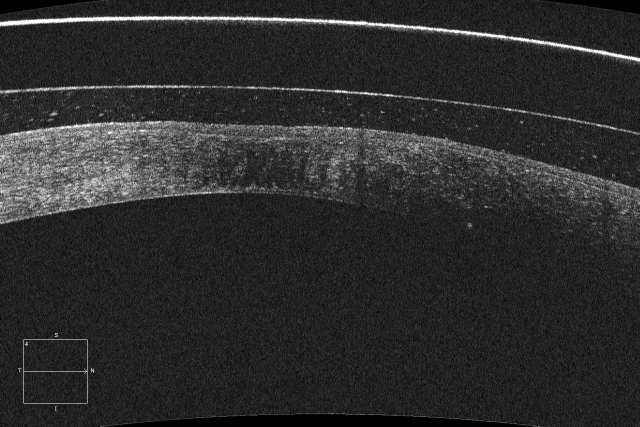
#> input picture original_images/pac_10_2.jpeg, 1280 x 853 px (shown at 1/2 size)
$ python -i preprocess.py   (imports and definitions only)   (older library calls are emulated)
#> lines starting #> are read from the running program, lines starting #| are printed output that depends on the picture; after the words box and inside, x2 and y2 are one past the last pixel; in counts of white or black regions, pixels touching at a corner belong together
import cv2
import numpy as np
import matplotlib.pyplot as plt

RECTANGLE_POS = dict(big= [(20, 650), 180],  medium  = [(20, 600), 160], small = [(20, 470), 140])

BIG_SHAPE = (853, 1280)
MEDIUM_SHAPE = (786, 1180)
SMALL_SHAPE = (625, 938)

BIG_TYPE = "big"
MEDIUM_TYPE = "medium"
SMALL_TYPE = "small"

class PreproccessClass(object):

    img = None

    def __init__(self, img):
        self.img = img

    def _rotate_bound(self, filter_image, angle):
        # grab the dimensions of the image and then determine the
        # center
        (h, w) = filter_image.shape[:2]
        (cX, cY) = (w // 2, h // 2)

        # grab the rotation matrix (applying the negative of the
        # angle to rotate clockwise), then grab the sine and cosine
        # (i.e., the rotation components of the matrix)
        M = cv2.getRotationMatrix2D((cX, cY), -angle, 1.0)
        cos = np.abs(M[0, 0])
        sin = np.abs(M[0, 1])

        # compute the new bounding dimensions of the image
        nW = int((h * sin) + (w * cos))
        nH = int((h * cos) + (w * sin))

        # adjust the rotation matrix to take into account translation
        M[0, 2] += (nW / 2) - cX
        M[1, 2] += (nH / 2) - cY

        # perform the actual rotation and return the image
        return cv2.warpAffine(filter_image, M, (nW, nH)), M

    def _get_image_type(self, shape):
        if ((shape[0], shape[1]) == BIG_SHAPE):
            return BIG_TYPE
        elif ((shape[0], shape[1]) == MEDIUM_SHAPE):
            return MEDIUM_TYPE
        elif ((shape[0], shape[1]) == SMALL_SHAPE):
            return SMALL_TYPE
        else:
            return -1

    def _pre_get_masks(self, showMask=False):
        filter_img = cv2.GaussianBlur(self.img, (3, 3), 0)
        _, mask = cv2.threshold(filter_img, 5, 255, cv2.THRESH_BINARY)
        mask = cv2.cvtColor(mask, cv2.COLOR_BGR2GRAY)
        kernel = np.ones((9, 9), np.uint8)
        open_img = cv2.morphologyEx(mask, cv2.MORPH_OPEN, kernel)
        kernel = np.ones((11, 11), np.uint8)
        dilated_img = cv2.morphologyEx(open_img, cv2.MORPH_ERODE, kernel)
        if showMask:
            cv2.imshow("Mask", dilated_img)
            cv2.waitKey()
        return dilated_img

    def _remove_UI(self):
        copy_img = self.img.copy()
        type = self._get_image_type(np.shape(self.img))
        if type != -1:
            initial_pos = RECTANGLE_POS[type][0]
            lenght = RECTANGLE_POS[type][1]
            kernel = np.ones((3, 3))
            open_img = cv2.morphologyEx(
                self.img[initial_pos[1]:initial_pos[1] + lenght, initial_pos[0]:initial_pos[0] + lenght], cv2.MORPH_OPEN,
                kernel)
            copy_img[initial_pos[1]:initial_pos[1] + lenght, initial_pos[0]:initial_pos[0] + lenght] = open_img
            return copy_img

    def _pre_median_bilateral(self, filter_image, bilateral_values, median_value):

        filter_img = cv2.medianBlur(filter_image, median_value)
        filter_img = cv2.bilateralFilter(filter_img, bilateral_values[0], bilateral_values[1], bilateral_values[2]);

        return filter_img

    def _hog_casero(self, blur_img, nbins=9, cell_size=(8, 8)):

        hist = np.zeros((nbins, 1))
        bin_size = int(360 / nbins)

        # Calculamos ángulo y magnitud
        gx = cv2.Sobel(blur_img, cv2.CV_32F, 1, 0, ksize=1)
        gy = cv2.Sobel(blur_img, cv2.CV_32F, 0, 1, ksize=1)
        mag, angle = cv2.cartToPolar(gx, gy, angleInDegrees=True)

        # Usar celdas -> más robusto a ruido y resultado más compacto

        for i in range(0, int(np.shape(mag)[0] / cell_size[0])):
            for j in range(0, int(np.shape(mag)[1] / cell_size[0])):
                # Calculamos ángulos y mangitudes medias para cada celda
                mean_mag = np.mean(mag[i * cell_size[0]:cell_size[0] * (i + 1), j * cell_size[1]:cell_size[1] * (
                j + 1)])  # Uso la media por lo que sigue sin ser robusto a ruido xd
                mean_angle = np.mean(
                    angle[i * cell_size[0]:cell_size[0] * (i + 1), j * cell_size[1]:cell_size[1] * (j + 1)])

                initial_pos = int(mean_angle / bin_size)
                weight = mean_angle / bin_size - initial_pos

                hist[initial_pos] += mean_mag * (1 - weight)
                if initial_pos < nbins - 1:
                    hist[initial_pos + 1] += mean_mag * weight
                else:
                    hist[0] += mean_mag * weight

        return hist, bin_size

    def _pre_rotate(self, filter_image, nbins=12, showRotation=False):

        blur_img = cv2.GaussianBlur(filter_image.copy(), ksize=(17, 17), sigmaX=100)

        hog, bin_size = self._hog_casero(blur_img, nbins=nbins)

        angle = bin_size * list(hog).index(max(hog))

        rotated_img, rotation_matrix = self._rotate_bound(filter_image, 90 - angle)

        if showRotation:
            plt.figure(1)
            plt.subplot(131)
            plt.imshow(self.img)
            plt.subplot(132)
            plt.axvline(x=90)
            plt.plot([v * bin_size for v in list(range(0, nbins))], hog)
            plt.subplot(133)
            plt.imshow(rotated_img)

            plt.show()

        return rotated_img, rotation_matrix

    def _pre_enhance_equalization(self,filter_img):

        img_yuv = cv2.cvtColor(filter_img, cv2.COLOR_BGR2YUV)

        # equalize the histogram of the Y channel
        img_yuv[:, :, 0] = cv2.equalizeHist(img_yuv[:, :, 0])

        # convert the YUV image back to RGB format
        return cv2.cvtColor(img_yuv, cv2.COLOR_YUV2BGR)

    def _pre_enhance_equalization_adaptative(self,filter_img):

        img_yuv = cv2.cvtColor(filter_img, cv2.COLOR_BGR2YUV)

        # equalize the histogram of the Y channel
        clahe = cv2.createCLAHE(clipLimit=2.0, tileGridSize=(8, 8))
        img_yuv[:, :, 0] = clahe.apply(img_yuv[:, :, 0])

        # convert the YUV image back to RGB format
        return cv2.cvtColor(img_yuv, cv2.COLOR_YUV2BGR)

    def _pre_enhance_top_hat(self,filter_img):

        img_yuv = cv2.cvtColor(filter_img, cv2.COLOR_BGR2YUV)

        # equalize the histogram of the Y channel
        kernel = np.ones((15, 15), np.uint8)
        img_yuv[:, :, 0] = cv2.morphologyEx(img_yuv[:, :, 0],  cv2.MORPH_TOPHAT, kernel)

        # convert the YUV image back to RGB format
        return cv2.cvtColor(img_yuv, cv2.COLOR_YUV2BGR)


    def pipeline(self):
        filter_img = self._remove_UI()
        rotate_img, rotation_matrix = self._pre_rotate(filter_img, nbins=30, showRotation=False)
        enhanced_image = self._pre_enhance_top_hat(rotate_img)
        filter_img = self._pre_median_bilateral(enhanced_image, bilateral_values=(11, 150, 150), median_value=3)
        return filter_img, rotation_matrix

>>> import cv2
>>> picture = cv2.imread('original_images/pac_10_2.jpeg')
#> picture is the input picture: shape (853, 1280, 3); mean B, G, R 44.5, 44.5, 44.5
>>> result = PreproccessClass(picture).pipeline()
#> in _remove_UI, `open_img = cv2.morphologyEx( self.img[initial_pos[1]:initial_pos[1] + ..`:
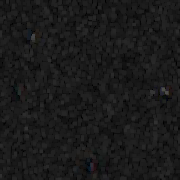
#> open_img: shape (180, 180, 3); mean B, G, R 26.1, 26.1, 26.1
#> in _remove_UI, `copy_img[initial_pos[1]:initial_pos[1] + lenght, initial_pos[0]:initia..`:
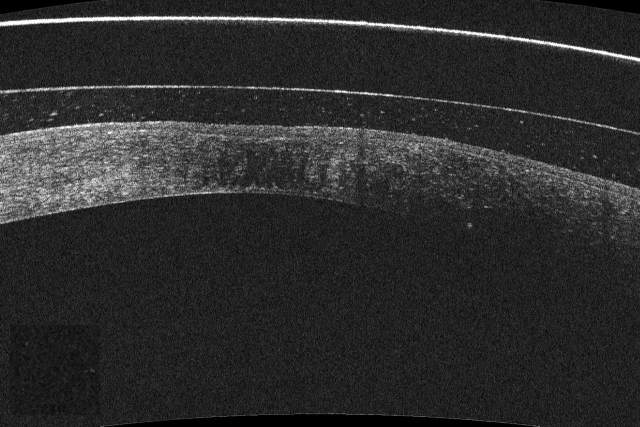
#> copy_img: shape (853, 1280, 3) (shown at 1/2 size); 1.98% of pixels changed, all inside (x1, y1, x2, y2) = (20, 650, 200, 830)
#> in _hog_casero, `gy = cv2.Sobel(blur_img, cv2.CV_32F, 0, 1, ksize=1)`:
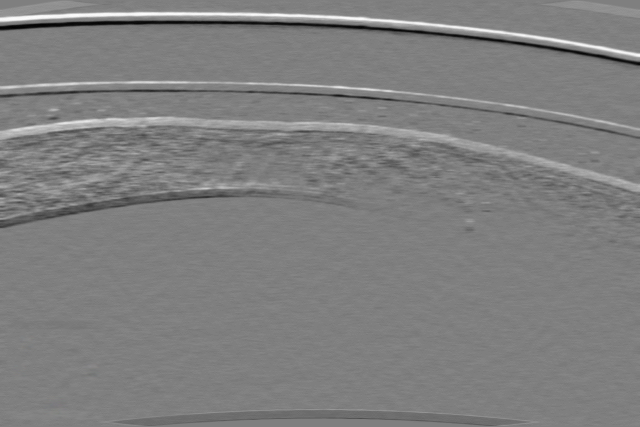
#> gy: shape (853, 1280, 3) float32 (shown at 1/2 size); mean B, G, R 0, 0, 0; drawn with min black and max white
#> in _hog_casero, `mag, angle = cv2.cartToPolar(gx, gy, angleInDegrees=True)`:
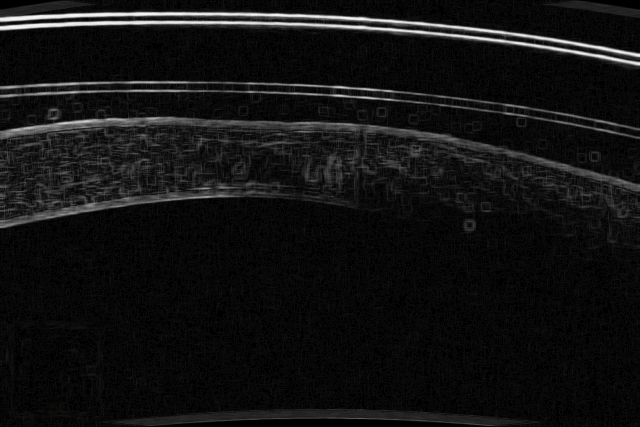
#> mag: shape (853, 1280, 3) float32 (shown at 1/2 size); mean B, G, R 1.9, 1.9, 1.9; drawn with min black and max white
#> in _hog_casero, `mag, angle = cv2.cartToPolar(gx, gy, angleInDegrees=True)`:
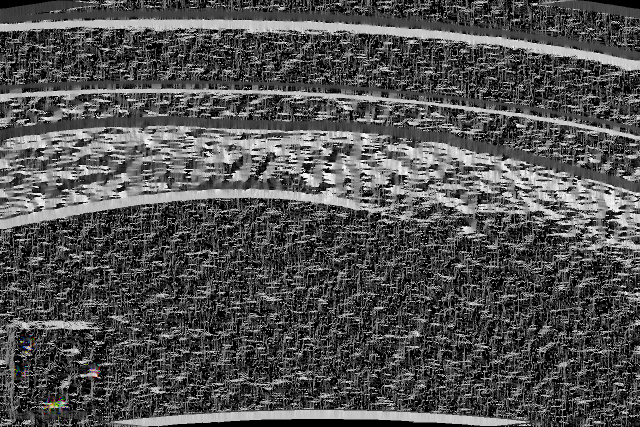
#> angle: shape (853, 1280, 3) float32 (shown at 1/2 size); mean B, G, R 113.2, 113.2, 113.2; drawn with min black and max white
#> after the loop in _hog_casero, `for i in range(0, int(np.shape(mag)[0] / cell_size[0])):`: hist = 30 values, max 4626.7 at index 8, min 0 at index 28, mean 1092.8
#> in _pre_rotate, `hog, bin_size = self._hog_casero(blur_img, nbins=nbins)`: hog has the same summary as hist in _hog_casero; bin_size = 12
#> in _pre_rotate, `angle = bin_size * list(hog).index(max(hog))`: angle = 96
#> in _pre_rotate, `rotated_img, rotation_matrix = self._rotate_bound(filter_image, 90 - a..`:
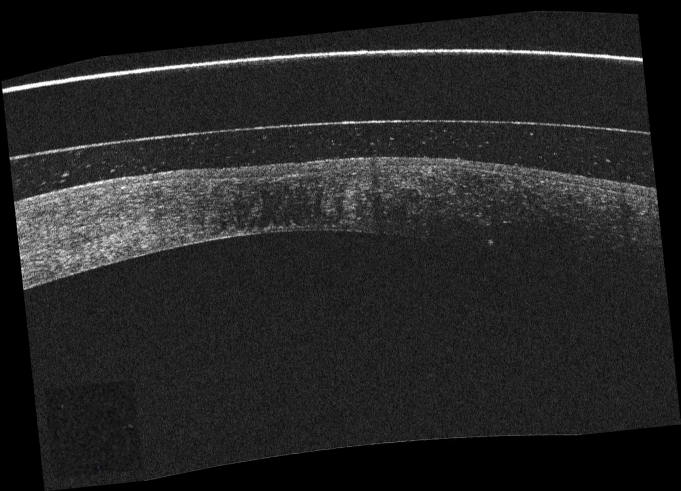
#> rotated_img: shape (982, 1362, 3) (shown at 1/2 size); mean B, G, R 36.1, 36.1, 36.1
#> in _pre_rotate, `rotated_img, rotation_matrix = self._rotate_bound(filter_image, 90 - a..`: rotation_matrix = [[0.995, 0.105, -0.0231], [-0.105, 0.995, 134.2]]
#> in _pre_enhance_top_hat, `img_yuv = cv2.cvtColor(filter_img, cv2.COLOR_BGR2YUV)`: img_yuv: shape (982, 1362, 3); mean of channels 0, 1, 2 36.1, 128, 128
#> in _pre_enhance_top_hat, `img_yuv[:, :, 0] = cv2.morphologyEx(img_yuv[:, :, 0],  cv2.MORPH_TOPHA..`: img_yuv: shape (982, 1362, 3); mean of channels 0, 1, 2 18.8, 128, 128
#> in _pre_enhance_top_hat, `return cv2.cvtColor(img_yuv, cv2.COLOR_YUV2BGR)`:
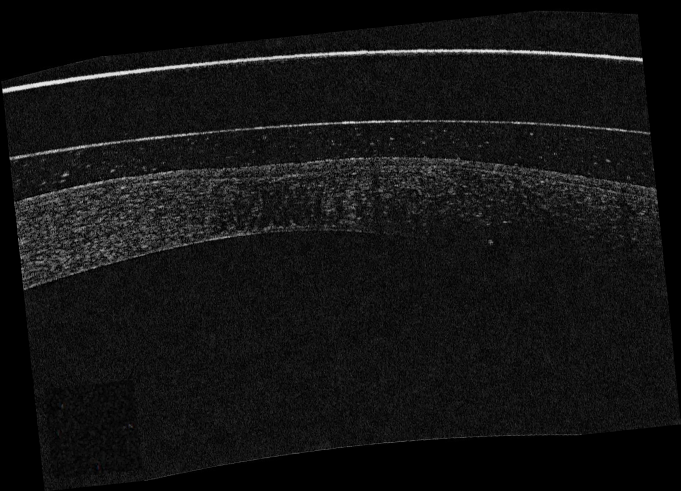
#> returned value: shape (982, 1362, 3) (shown at 1/2 size); mean B, G, R 18.8, 18.8, 18.8

$ run again, on original_images/pac_10_6.jpeg
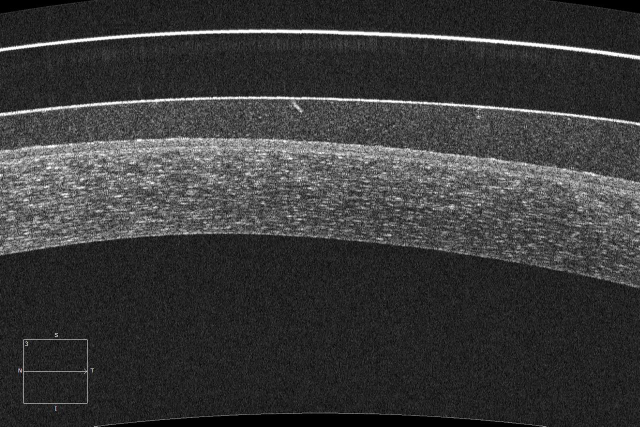
#> input picture original_images/pac_10_6.jpeg, 1280 x 853 px (shown at 1/2 size)
#> picture is the input picture: shape (853, 1280, 3); mean B, G, R 58, 58, 58
#> copy_img: shape (853, 1280, 3); 1.99% of pixels changed, all inside (x1, y1, x2, y2) = (20, 650, 200, 830)
#> in _hog_casero, `mag, angle = cv2.cartToPolar(gx, gy, angleInDegrees=True)`:
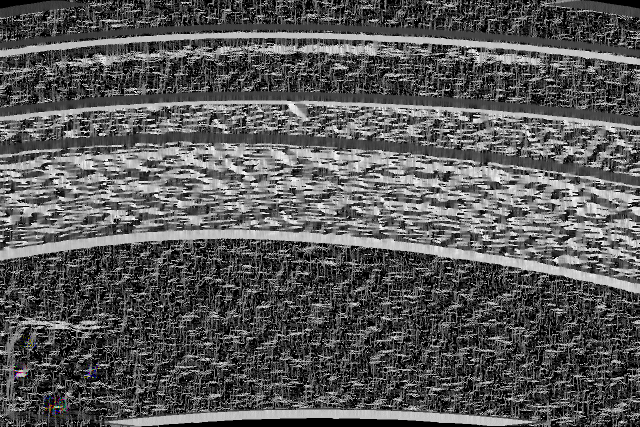
#> angle: shape (853, 1280, 3) float32 (shown at 1/2 size); mean B, G, R 123.9, 123.8, 123.8; drawn with min black and max white
#> after the loop in _hog_casero, `for i in range(0, int(np.shape(mag)[0] / cell_size[0])):`: hist = 30 values, max 5345.5 at index 8, min 0 at index 29, mean 1375.1
#> hog has the same summary as hist in _hog_casero; bin_size = 12
#> in _pre_rotate, `angle = bin_size * list(hog).index(max(hog))`: angle = 96
#> in _pre_rotate, `rotated_img, rotation_matrix = self._rotate_bound(filter_image, 90 - a..`: rotation_matrix = [[0.995, 0.105, -0.0231], [-0.105, 0.995, 134.2]]
#> in _pre_enhance_top_hat, `return cv2.cvtColor(img_yuv, cv2.COLOR_YUV2BGR)`:
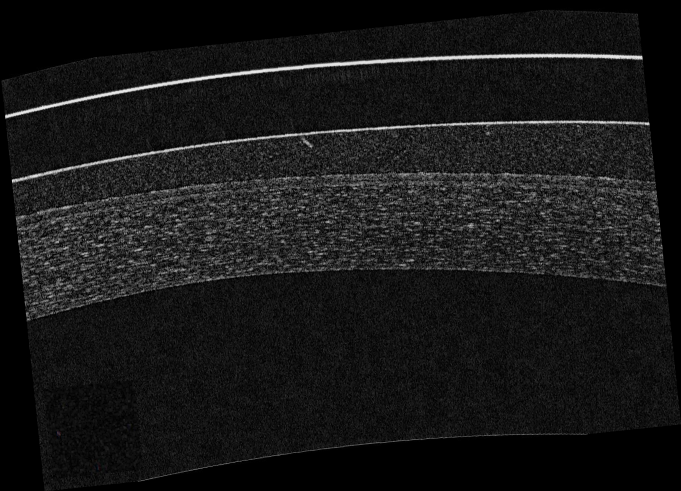
#> returned value: shape (982, 1362, 3) (shown at 1/2 size); mean B, G, R 23.7, 23.7, 23.7

$ run again, on original_images/pac_11_2.jpeg
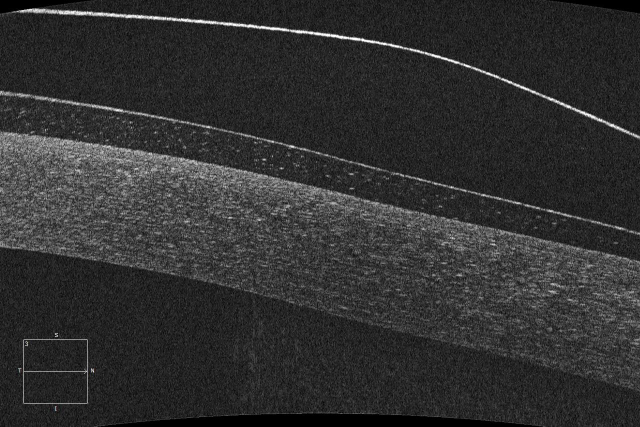
#> input picture original_images/pac_11_2.jpeg, 1280 x 853 px (shown at 1/2 size)
#> picture is the input picture: shape (853, 1280, 3); mean B, G, R 48.8, 48.8, 48.8
#> copy_img: shape (853, 1280, 3); 1.99% of pixels changed, all inside (x1, y1, x2, y2) = (20, 650, 200, 830)
#> in _hog_casero, `mag, angle = cv2.cartToPolar(gx, gy, angleInDegrees=True)`:
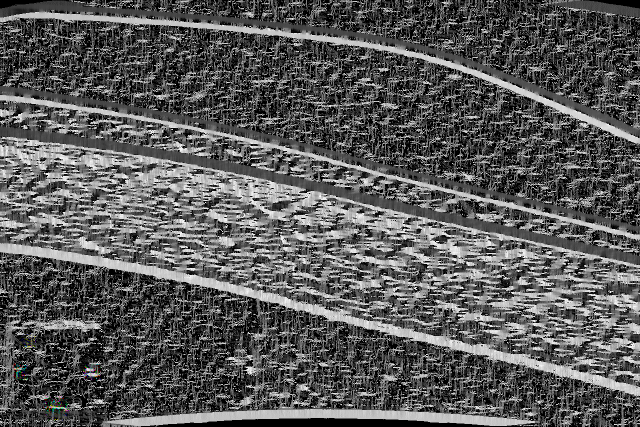
#> angle: shape (853, 1280, 3) float32 (shown at 1/2 size); mean B, G, R 124.5, 124.5, 124.5; drawn with min black and max white
#> after the loop in _hog_casero, `for i in range(0, int(np.shape(mag)[0] / cell_size[0])):`: hist = 30 values, max 3871.9 at index 8, min 0 at index 28, mean 1060
#> hog has the same summary as hist in _hog_casero; bin_size = 12
#> in _pre_rotate, `angle = bin_size * list(hog).index(max(hog))`: angle = 96
#> in _pre_rotate, `rotated_img, rotation_matrix = self._rotate_bound(filter_image, 90 - a..`: rotation_matrix = [[0.995, 0.105, -0.0231], [-0.105, 0.995, 134.2]]
#> in _pre_enhance_top_hat, `return cv2.cvtColor(img_yuv, cv2.COLOR_YUV2BGR)`:
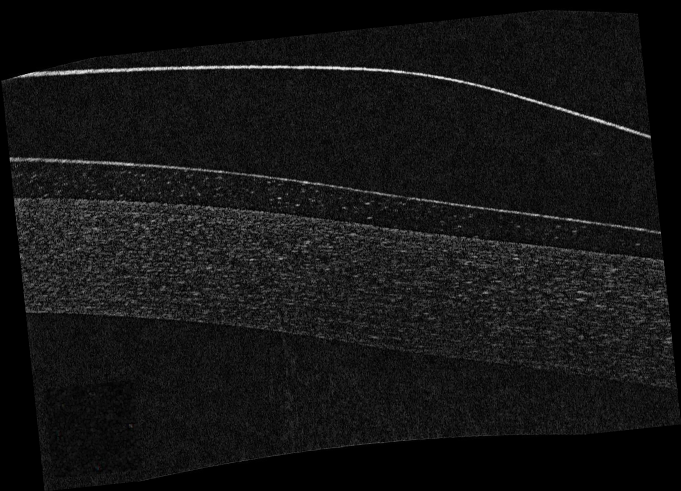
#> returned value: shape (982, 1362, 3) (shown at 1/2 size); mean B, G, R 20.4, 20.4, 20.4

$ run again, on original_images/pac_12_1.jpeg
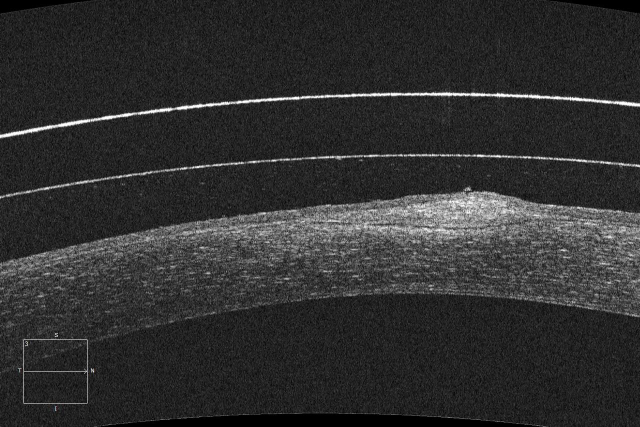
#> input picture original_images/pac_12_1.jpeg, 1280 x 853 px (shown at 1/2 size)
#> picture is the input picture: shape (853, 1280, 3); mean B, G, R 47.7, 47.7, 47.7
#> copy_img: shape (853, 1280, 3); 1.99% of pixels changed, all inside (x1, y1, x2, y2) = (20, 650, 200, 830)
#> after the loop in _hog_casero, `for i in range(0, int(np.shape(mag)[0] / cell_size[0])):`: hist = 30 values, max 4291.1 at index 7, min 0 at index 28, mean 1099.6
#> hog has the same summary as hist in _hog_casero; bin_size = 12
#> in _pre_rotate, `angle = bin_size * list(hog).index(max(hog))`: angle = 84
#> in _pre_rotate, `rotated_img, rotation_matrix = self._rotate_bound(filter_image, 90 - a..`: rotation_matrix = [[0.995, -0.105, 89.04], [0.105, 0.995, 0.435]]
#> in _pre_enhance_top_hat, `return cv2.cvtColor(img_yuv, cv2.COLOR_YUV2BGR)`:
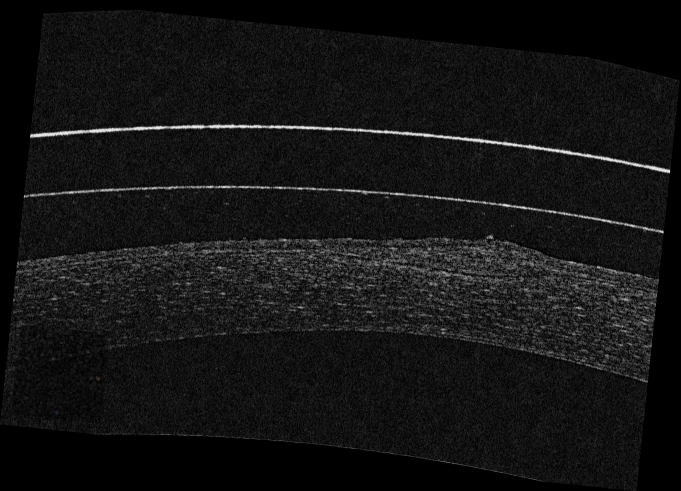
#> returned value: shape (982, 1362, 3) (shown at 1/2 size); mean B, G, R 19.8, 19.8, 19.8
